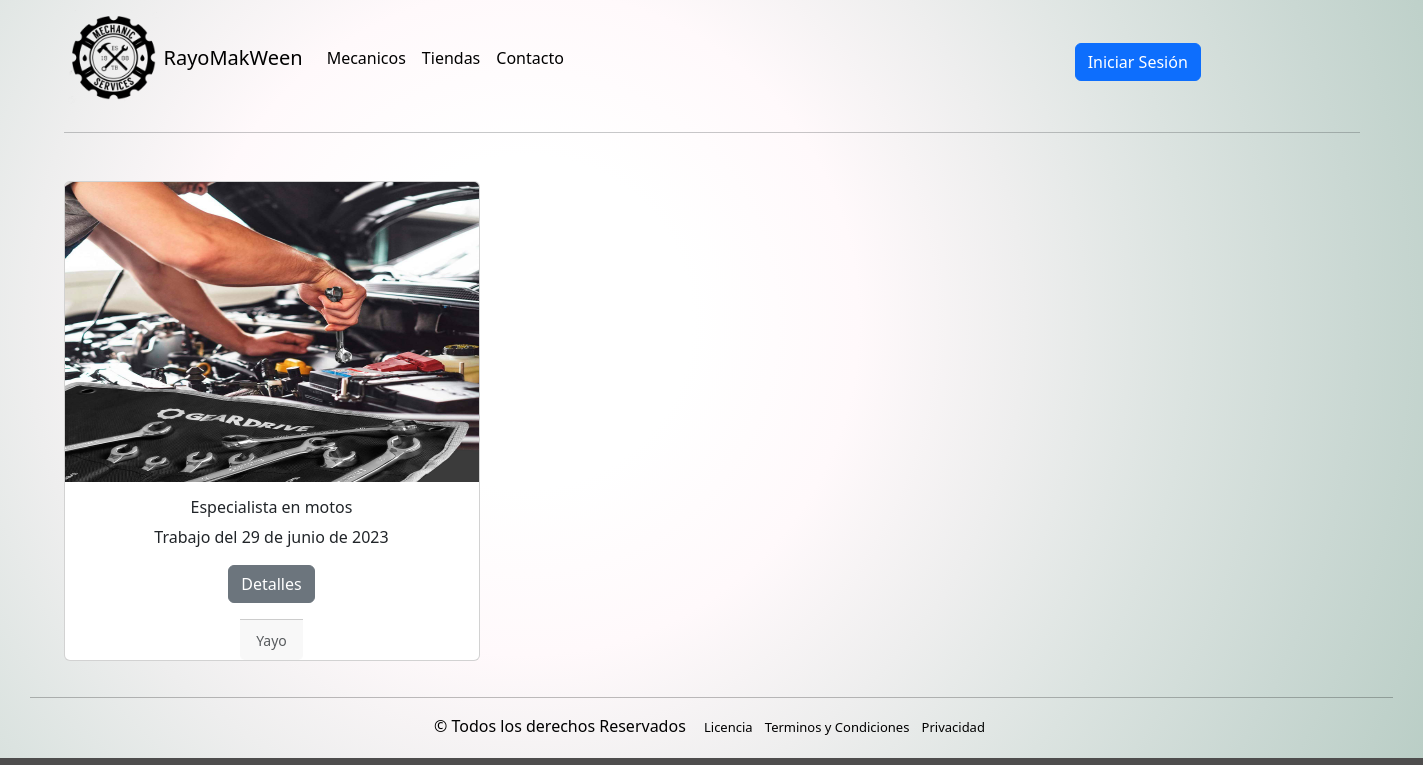
Screenshot of /Yayo with the database file from the repository.
### Mecanico/models.py (models this page shows, shortened)
class Atencion(models.Model):
    Fecha_Atencion = models.DateField(default=timezone.now)
    Fotos_Atencion = models.ImageField(upload_to='imagenesMecanicos', null=True)
    Diagnostico_Atencion = models.TextField(max_length=1000, blank=False)
    MaterialesUsados = models.CharField(max_length=1000, blank=False, null=False)
    id_user = models.ForeignKey(User, on_delete=models.CASCADE, null=True, related_name='id_mecanico_atencion')
    user = models.ForeignKey(User, on_delete=models.CASCADE, null=True, related_name='nombre_mecanico')
    EstadoTrabajo = models.TextField(max_length=1000, blank=True)
    id_Estado = models.IntegerField(blank=False)

### Mecanico/views.py (the view)
# urls.py: path('Yayo', Yayo, name='Yayo'),
def Yayo(request):
    user_id = 8  # ID del usuario específico
    mecanicos = User.objects.filter(id=user_id)
    atenciones = Atencion.objects.filter(user_id=user_id, id_Estado=1)
    context = {'atenciones': atenciones,'mecanico':mecanicos}
    return render(request,'mecanico/Yayo.html',context)

### Mecanico/templates/mecanico/Yayo.html (shortened to what this page needs)
{% extends 'Mecanico/base.html' %}
{% block contenido %}
{% load static %}
<div class="container mt-5">
    <div class="row row-cols-1 row-cols-md-3 g-4">
        {% for my_atencion in atenciones %}
            <div class="col">
                <div class="card text-center">
                    <img class="card-img-top" src="{{ my_atencion.Fotos_Atencion.url }}" alt="...">
                    <div class="card-body">
                        {% for usuario in mecanico %}
                        <h6 class="card-title">{{ usuario.first_name }}</h6>
                        {% endfor %}
                        <p class="card-text">Trabajo del {{ my_atencion.Fecha_Atencion }}</p>
                        <button type="button" class="btn btn-secondary" data-bs-toggle="modal" data-bs-target="#exampleModal{{ my_atencion.id }}" data-bs-whatever="luigi@rayomakween.cl">Detalles</button>
                    </div>
                    <div class="card-footer">
                        <small class="text-body-secondary">Yayo</small>
                    </div>
                </div>
            </div>
        {% endfor %}
    </div>
</div>
{% endblock %}

### Mecanico/static/mecanico/css/estilos.css (style rules this page uses)
html { background: #4e4d4d; }
body { background: radial-gradient(circle at 36.97% 42.48%, #ffffff 0, #ffffff 16.67%, #fff9fb 33.33%, #eeeeee 50%, #dbe3e0 66.67%, #cad8d3 83.33%, #bacec6 100%); }
.card-img-top { object-fit: fill; overflow: hidden; max-width: 100%; height: 300px; }
.card { align-items: center; }

### rows the page displays
Atencion: Fotos_Atencion (picture), Fecha_Atencion "29 de junio de 2023"

### other values shown
{{ usuario.first_name }} "Especialista en motos"
